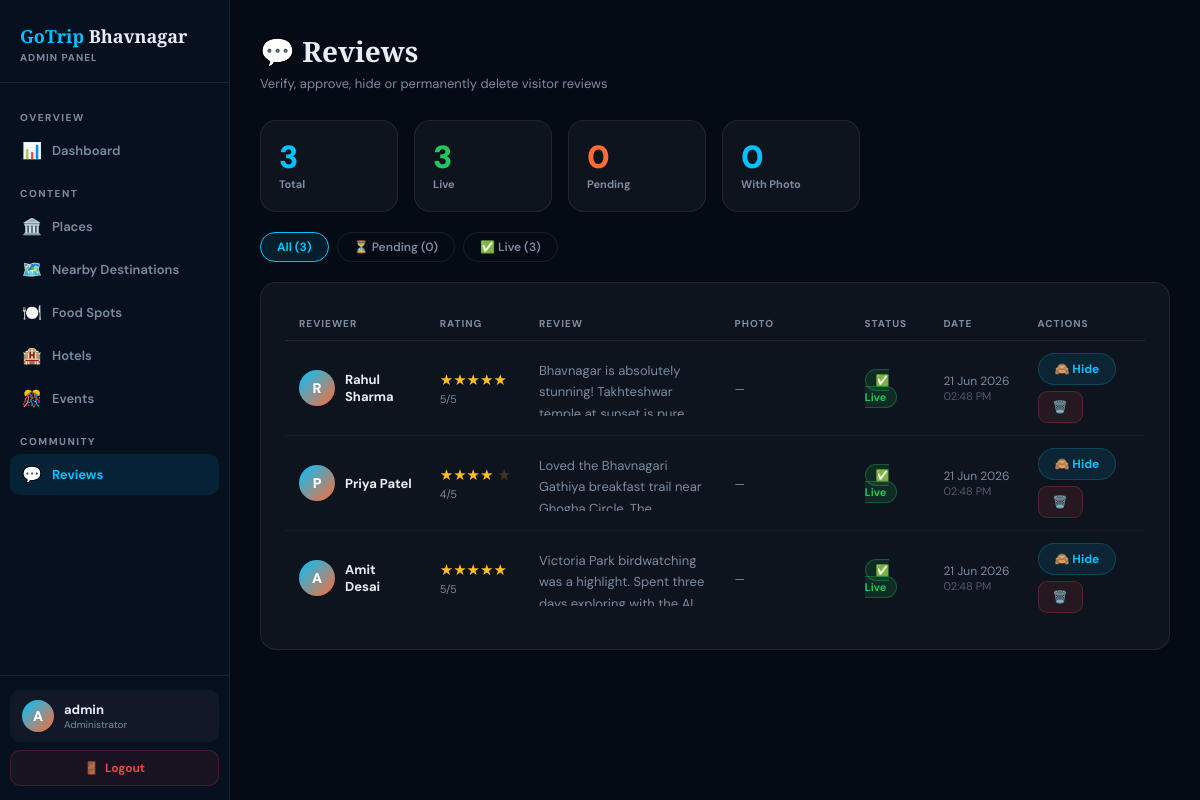
Page /admin/reviews.php (signed in) on the committed database.
### tables this page shows
CREATE TABLE IF NOT EXISTS reviews (
  id         INT AUTO_INCREMENT PRIMARY KEY,
  name       VARCHAR(100) NOT NULL,
  rating     TINYINT NOT NULL,
  message    TEXT NOT NULL,
  image_path VARCHAR(300) NULL DEFAULT NULL,
  approved   TINYINT DEFAULT 0,
  created_at DATETIME DEFAULT CURRENT_TIMESTAMP
);

### admin/reviews.php (the view, shortened to what this page needs)
<?php
require_once '../db.php';
$filter = $_GET['filter'] ?? 'all';
if ($filter === 'pending') {
    $where = 'WHERE approved = 0';
} elseif ($filter === 'approved') {
    $where = 'WHERE approved = 1';
} else {
    $where = '';
}
$reviews = $conn->query("SELECT * FROM reviews $where ORDER BY created_at DESC");
$total   = $conn->query("SELECT COUNT(*) FROM reviews")->fetch_row()[0];
$pend    = $conn->query("SELECT COUNT(*) FROM reviews WHERE approved = 0")->fetch_row()[0];
$live    = $conn->query("SELECT COUNT(*) FROM reviews WHERE approved = 1")->fetch_row()[0];
$hasImg  = $conn->query("SELECT COUNT(*) FROM reviews WHERE image_path IS NOT NULL AND image_path != ''")->fetch_row()[0];
?>
<!DOCTYPE html>
<html lang="en">
<head>
</head>
<body>
<?php include 'sidebar.php'; ?>
<div class="main">
  <div class="top-bar">
    <div>
      <h1 class="page-title">💬 Reviews</h1>
      <p class="page-sub">Verify, approve, hide or permanently delete visitor reviews</p>
    </div>
  </div>
  <div class="stats-grid" style="grid-template-columns:repeat(4,1fr);max-width:600px;margin-bottom:20px">
    <div class="stat-card">
      <div class="stat-val"><?= $total ?></div>
      <div class="stat-lbl">Total</div>
    </div>
    <div class="stat-card">
      <div class="stat-val" style="color:#22c55e"><?= $live ?></div>
      <div class="stat-lbl">Live</div>
    </div>
    <div class="stat-card" style="<?= $pend > 0 ? 'border-color:rgba(255,107,53,.5)' : '' ?>">
      <div class="stat-val" style="color:var(--accent2)"><?= $pend ?></div>
      <div class="stat-lbl">Pending</div>
    </div>
    <div class="stat-card">
      <div class="stat-val" style="color:var(--accent)"><?= $hasImg ?></div>
      <div class="stat-lbl">With Photo</div>
    </div>
  </div>
  <div class="filter-bar" style="margin-bottom:20px">
    <a href="?filter=all"      class="filter-chip <?= $filter === 'all'      ? 'active' : '' ?>">All (<?= $total ?>)</a>
    <a href="?filter=pending"  class="filter-chip <?= $filter === 'pending'  ? 'active' : '' ?>">⏳ Pending (<?= $pend ?>)</a>
    <a href="?filter=approved" class="filter-chip <?= $filter === 'approved' ? 'active' : '' ?>">✅ Live (<?= $live ?>)</a>
  </div>
  <div class="section-card">
    <div class="table-wrap">
      <table class="data-table">
        <thead>
          <tr>
            <th>Reviewer</th>
            <th>Rating</th>
            <th>Review</th>
            <th>Photo</th>
            <th>Status</th>
            <th>Date</th>
            <th>Actions</th>
          </tr>
        </thead>
        <tbody>
          <?php while ($rv = $reviews->fetch_assoc()): ?>
          <tr>
            <td>
              <div style="display:flex;align-items:center;gap:10px">
                <div style="width:36px;height:36px;border-radius:50%;background:linear-gradient(135deg,var(--accent),var(--accent2));display:flex;align-items:center;justify-content:center;font-weight:900;color:#fff;font-size:14px;flex-shrink:0">
                  <?= strtoupper(mb_substr($rv['name'], 0, 1)) ?>
                </div>
                <strong><?= htmlspecialchars($rv['name']) ?></strong>
              </div>
            </td>
            <td style="color:#fbbf24;white-space:nowrap;font-size:15px">
              <?= str_repeat('★', (int)$rv['rating']) ?>
              <span style="opacity:.2"><?= str_repeat('★', 5 - (int)$rv['rating']) ?></span>
              <div style="font-size:11px;color:var(--muted);margin-top:2px"><?= $rv['rating'] ?>/5</div>
            </td>
            <td style="max-width:280px">
              <div style="max-height:56px;overflow:hidden;color:var(--muted);font-size:13px;line-height:1.65">
                <?= htmlspecialchars($rv['message']) ?>
              </div>
            </td>
            <td style="min-width:130px">
              <?php if (!empty($rv['image_path'])): ?>
                <div class="review-thumb-wrap">
                  <img
                    class="review-thumb"
                    src="../<?= htmlspecialchars($rv['image_path']) ?>"
                    alt="Review photo by <?= htmlspecialchars($rv['name']) ?>"
                    onclick="openLightbox('<?= htmlspecialchars('../' . $rv['image_path'], ENT_QUOTES) ?>')"
                    onerror="this.style.display='none'"
                  >
                  <span class="has-img-badge">📷 has photo</span>
                </div>
              <?php else: ?>
                <span style="color:var(--muted);font-size:12px">—</span>
              <?php endif; ?>
            </td>
            <td>
              <?php if ($rv['approved']): ?>
                <span class="badge-approved">✅ Live</span>
              <?php else: ?>
                <span class="badge-pending">⏳ Pending</span>
              <?php endif; ?>
            </td>
            <td style="color:var(--muted);font-size:12px;white-space:nowrap">
              <?= date('d M Y', strtotime($rv['created_at'])) ?>
              <div style="color:var(--muted);font-size:11px;opacity:0.6">
                <?= date('h:i A', strtotime($rv['created_at'])) ?>
              </div>
            </td>
            <td>
              <div style="display:flex;gap:6px;flex-wrap:wrap;align-items:center">
                <?php if (!$rv['approved']): ?>
                <form method="POST" style="display:inline">
                  <input type="hidden" name="act" value="approve">
                  <input type="hidden" name="id"  value="<?= $rv['id'] ?>">
                  <button class="btn-success" type="submit" title="Approve — makes review live">
                    ✅ Approve
                  </button>
                </form>
                <?php else: ?>
                <form method="POST" style="display:inline"
                      onsubmit="return confirm('Hide this review from the public?')">
                  <button class="btn-sm" type="submit" title="Hide from public">🙈 Hide</button>
                </form>
                <?php endif; ?>
                <form method="POST" style="display:inline"
                      onsubmit="return confirm('Permanently delete this review<?= !empty($rv['image_path']) ? ' AND its uploaded photo' : '' ?>?\n\nThis cannot be undone.')">
                  <button class="btn-danger" type="submit"
                    title="Delete review<?= !empty($rv['image_path']) ? ' + remove photo from server' : '' ?>">
                    🗑️<?= !empty($rv['image_path']) ? ' +🖼️' : '' ?>
                  </button>
                </form>
              </div>
            </td>
          </tr>
          <?php endwhile; ?>
        </tbody>
      </table>
    </div>
  </div>
</div>
</body>
</html>

### rows in the picture
reviews: name "R", name "Rahul Sharma", rating "★★★★★", rating "5", message "Bhavnagar is absolutely stunning! Takhteshwar…", approved "✅ Live", created_at "21 Jun 2026", created_at "02:48 PM"
reviews: name "P", name "Priya Patel", rating "★★★★", rating "★", rating "4", message "Loved the Bhavnagari Gathiya breakfast trail near…", approved "✅ Live", created_at "21 Jun 2026", created_at "02:48 PM"
reviews: name "A", name "Amit Desai", rating "★★★★★", rating "5", message "Victoria Park birdwatching was a highlight. Spent three…", approved "✅ Live", created_at "21 Jun 2026", created_at "02:48 PM"

### other values in the picture
$icon "📊 🏛️ 🗺️ 🍽️ 🏨 🎊 💬"
$label "Dashboard Places Nearby Destinations Food Spots Hotels Events Reviews"
substr($_SESSION['admin_username'],0,1) "A"
$_SESSION['admin_username'] "admin"
$total "3"
$live "3"
$pend "0"
$hasImg "0"
